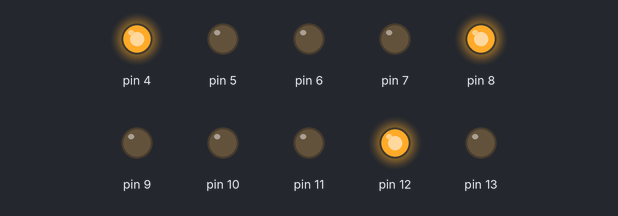
Simulated run of this sketch. Board: Arduino Uno, built with avr-gcc and run on an emulated ATmega328P. Shown: output pins drawn as LEDs (lit = HIGH).

Above: at 0.5 s.
At 2.7 s:
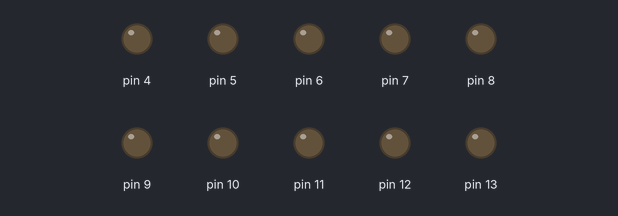
Timing chart, 0 to 3.5 s (numbered marks = the images above):
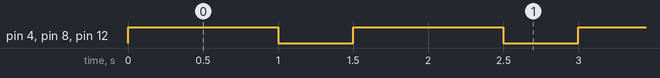

Measured:
- by itself, pin 4, pin 8, pin 12: alternates HIGH for 1.0 s and LOW for 0.50 s

The sketch:

Parametre_1_Sur_N.ino
```cpp
int i=4, n = 4;
bool boucle = false;
void setup() {

  while(i<=13){
    pinMode(i, OUTPUT);
    i++;
  }
  i=4;
}

void loop() {

  for( i = 0; i<=9; i=i+n){
    digitalWrite(4+i, HIGH);

    }
     delay(1000);
  for( i = 0; i<=9; i=i+n){
    digitalWrite(4+i, LOW);
    }
    delay(500);
  }
```

coeur.c
```cpp
#include <stdio.h>


void parametre_Chenille()
{
{
for( i = 4; i<=13; i++ )
{
digitalWrite(i, HIGH);
delay(20);
digitalWrite(i,LOW);
}
        delay(500);

}
}

void Joli_Coeur()
{
digitalWrite(13, LOW);
digitalWrite(12, LOW);
digitalWrite(11, LOW);
digitalWrite(10, LOW);
digitalWrite(9, LOW);
digitalWrite(8, HIGH);
digitalWrite(7, LOW);
digitalWrite(6, LOW);
digitalWrite(5, LOW);
digitalWrite(4, LOW);
delay(50);

digitalWrite(13, LOW);
digitalWrite(12, LOW);
digitalWrite(11, LOW);
digitalWrite(10, LOW);
digitalWrite(9, HIGH);
digitalWrite(8, LOW);
digitalWrite(7, HIGH);
digitalWrite(6, LOW);
digitalWrite(5, LOW);
digitalWrite(4, LOW);
delay(50);

digitalWrite(13, LOW);
digitalWrite(12, LOW);
digitalWrite(11, LOW);
digitalWrite(10, HIGH);
digitalWrite(9, LOW);
digitalWrite(8, LOW);
digitalWrite(7, LOW);
digitalWrite(6, HIGH);
digitalWrite(5, LOW);
digitalWrite(4, LOW);
delay(50);

digitalWrite(13, LOW);
digitalWrite(12, LOW);
digitalWrite(11, HIGH);
digitalWrite(10, LOW);
digitalWrite(9, LOW);
digitalWrite(8, LOW);
digitalWrite(7, LOW);
digitalWrite(6, LOW);
digitalWrite(5, HIGH);
digitalWrite(4, LOW);
delay(50);

digitalWrite(13, LOW);
digitalWrite(12, HIGH);
digitalWrite(11, LOW);
digitalWrite(10, LOW);
digitalWrite(9, LOW);
digitalWrite(8, LOW);
digitalWrite(7, LOW);
digitalWrite(6, LOW);
digitalWrite(5, LOW);
digitalWrite(4, HIGH);
delay(50);

digitalWrite(13, HIGH);
digitalWrite(12, LOW);
digitalWrite(11, LOW);
digitalWrite(10, LOW);
digitalWrite(9, LOW);
digitalWrite(8, LOW);
digitalWrite(7, LOW);
digitalWrite(6, LOW);
digitalWrite(5, LOW);
digitalWrite(4, LOW);
delay(500);

digitalWrite(13, LOW);
digitalWrite(12, HIGH);
digitalWrite(11, LOW);
digitalWrite(10, LOW);
digitalWrite(9, LOW);
digitalWrite(8, LOW);
digitalWrite(7, LOW);
digitalWrite(6, LOW);
digitalWrite(5, LOW);
digitalWrite(4, HIGH);
delay(50);

digitalWrite(13, LOW);
digitalWrite(12, LOW);
digitalWrite(11, HIGH);
digitalWrite(10, LOW);
digitalWrite(9, LOW);
digitalWrite(8, LOW);
digitalWrite(7, LOW);
digitalWrite(6, LOW);
digitalWrite(5, HIGH);
digitalWrite(4, LOW);
delay(50);

digitalWrite(13, LOW);
digitalWrite(12, LOW);
digitalWrite(11, LOW);
digitalWrite(10, HIGH);
digitalWrite(9, LOW);
digitalWrite(8, LOW);
digitalWrite(7, LOW);
digitalWrite(6, HIGH);
digitalWrite(5, LOW);
digitalWrite(4, LOW);
delay(50);

digitalWrite(13, LOW);
digitalWrite(12, LOW);
digitalWrite(11, LOW);
digitalWrite(10, LOW);
digitalWrite(9, HIGH);
digitalWrite(8, LOW);
digitalWrite(7, HIGH);
digitalWrite(6, LOW);
digitalWrite(5, LOW);
digitalWrite(4, LOW);
delay(50);
}

void Parametre_1_LED_sur_2()

{
    digitalWrite(0,HIGH);
    digitalWrite(1,LOW);
    digitalWrite(2,HIGH);
    digitalWrite(3,LOW);
    digitalWrite(4,HIGH);
    digitalWrite(5,LOW);
    digitalWrite(6,HIGH);
    digitalWrite(7,LOW);
    digitalWrite(8,HIGH);
    digitalWrite(9,LOW);
    delay(100);
    digitalWrite(0,LOW);
    digitalWrite(1,HIGH);
    digitalWrite(2,LOW);
    digitalWrite(3,HIGH);
    digitalWrite(4,LOW);
    digitalWrite(5,HIGH);
    digitalWrite(6,LOW);
    digitalWrite(7,HIGH);
    digitalWrite(8,LOW);
    digitalWrite(9,HIGH);
    delay(200);

}

void Parametre_1_Sur_N()
{

    for( i = 0; i<=9; i=i+n){
        digitalWrite(4+i, HIGH);

    }
    delay(1000);
    for( i = 0; i<=9; i=i+n){
        digitalWrite(4+i, LOW);
    }
    delay(500);
}

void Parametre_Chenille_Speciale()
{


    for( i = 4; i<=13; i++ ){
        digitalWrite(i, HIGH);
        delay(10);
        digitalWrite(i,LOW);
    }

    for( i = 13; i>=4; i-- ){
        digitalWrite(i,HIGH);
        delay(20);
        digitalWrite(i,LOW);
    }
    digitalWrite(13,HIGH);
    delay(20);
    digitalWrite(13,LOW);
    delay(500);

}
void Parametre_toutes_les_LED()

{
    digitalWrite(0,HIGH);
    digitalWrite(1,HIGH);
    digitalWrite(2,HIGH);
    digitalWrite(3,HIGH);
    digitalWrite(4,HIGH);
    digitalWrite(5,HIGH);
    digitalWrite(6,HIGH);
    digitalWrite(7,HIGH);
    digitalWrite(8,HIGH);
    digitalWrite(9,HIGH);
    delay(500);
    digitalWrite(0,LOW);
    digitalWrite(1,LOW);
    digitalWrite(2,LOW);
    digitalWrite(3,LOW);
    digitalWrite(4,LOW);
    digitalWrite(5,LOW);
    digitalWrite(6,LOW);
    digitalWrite(7,LOW);
    digitalWrite(8,LOW);
    digitalWrite(9,LOW);
    delay(200);

}

void chenille_ameliorer()
{
    digitalWrite(4,LOW);
    delay(100);
    digitalWrite(4,HIGH);
    digitalWrite(5,LOW);
    delay(100);
    digitalWrite(5,HIGH);
    digitalWrite(6,LOW);
    delay(100);
    digitalWrite(6,HIGH);
    digitalWrite(7,LOW);
    delay(100);
    digitalWrite(7,HIGH);
    digitalWrite(8,LOW);
    delay(100);
    digitalWrite(8,HIGH);
    digitalWrite(9,LOW);
    delay(100);
    digitalWrite(9,HIGH);
    digitalWrite(10,LOW);
    delay(100);
    digitalWrite(10,HIGH);
    digitalWrite(11,LOW);
    delay(100);
    digitalWrite(11,HIGH);
    digitalWrite(12,LOW);
    delay(100);
    digitalWrite(12,HIGH);
    digitalWrite(13,LOW);
    delay(100);
    digitalWrite(13,HIGH);
    delay(100);
    loop;
}
```
